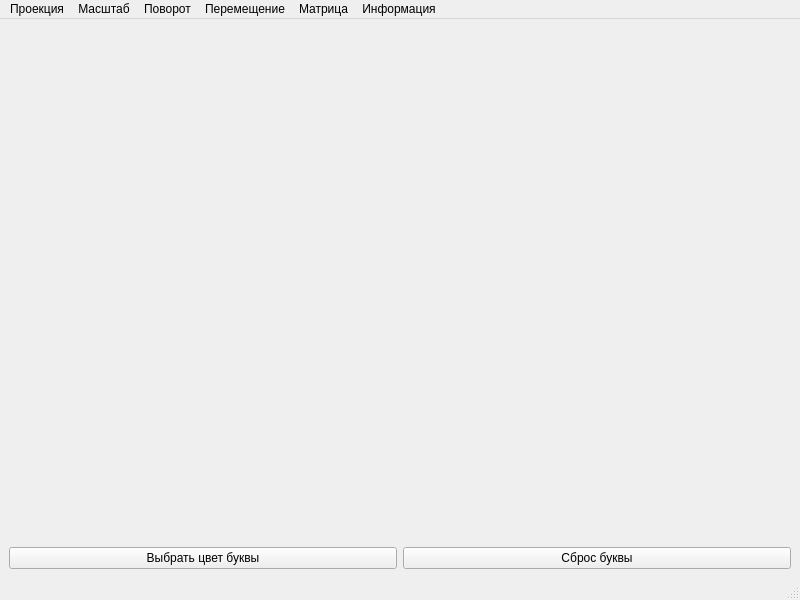
<?xml version="1.0" encoding="UTF-8"?>
<ui version="4.0">
 <class>MainWindow</class>
 <widget class="QMainWindow" name="MainWindow">
  <property name="geometry">
   <rect>
    <x>0</x>
    <y>0</y>
    <width>800</width>
    <height>600</height>
   </rect>
  </property>
  <property name="windowTitle">
   <string>MainWindow</string>
  </property>
  <widget class="QWidget" name="centralwidget">
   <layout class="QHBoxLayout" name="horizontalLayout_2">
    <item>
     <layout class="QVBoxLayout" name="verticalLayout">
      <item>
       <widget class="letter" name="widget" native="true">
        <property name="sizePolicy">
         <sizepolicy hsizetype="Preferred" vsizetype="Expanding">
          <horstretch>0</horstretch>
          <verstretch>0</verstretch>
         </sizepolicy>
        </property>
       </widget>
      </item>
      <item>
       <layout class="QHBoxLayout" name="horizontalLayout">
        <item>
         <widget class="QPushButton" name="pushButton_10">
          <property name="text">
           <string>Выбрать цвет буквы</string>
          </property>
         </widget>
        </item>
        <item>
         <widget class="QPushButton" name="pushButton_9">
          <property name="text">
           <string>Сброс буквы</string>
          </property>
         </widget>
        </item>
       </layout>
      </item>
     </layout>
    </item>
   </layout>
  </widget>
  <widget class="QMenuBar" name="menubar">
   <property name="geometry">
    <rect>
     <x>0</x>
     <y>0</y>
     <width>800</width>
     <height>21</height>
    </rect>
   </property>
   <widget class="QMenu" name="menu">
    <property name="title">
     <string>Проекция</string>
    </property>
    <addaction name="action_Oxy"/>
    <addaction name="action_Oyz"/>
    <addaction name="action_Oxz"/>
    <addaction name="No_proection"/>
   </widget>
   <widget class="QMenu" name="menu_2">
    <property name="title">
     <string>Масштаб</string>
    </property>
    <addaction name="scaling"/>
   </widget>
   <widget class="QMenu" name="menu_3">
    <property name="title">
     <string>Поворот</string>
    </property>
    <addaction name="rotating"/>
   </widget>
   <widget class="QMenu" name="menu_4">
    <property name="title">
     <string>Перемещение</string>
    </property>
    <addaction name="transfering"/>
   </widget>
   <widget class="QMenu" name="menu_5">
    <property name="title">
     <string>Матрица</string>
    </property>
    <addaction name="Matrix"/>
   </widget>
   <widget class="QMenu" name="menu_6">
    <property name="title">
     <string>Информация</string>
    </property>
    <addaction name="Info"/>
   </widget>
   <addaction name="menu"/>
   <addaction name="menu_2"/>
   <addaction name="menu_3"/>
   <addaction name="menu_4"/>
   <addaction name="menu_5"/>
   <addaction name="menu_6"/>
  </widget>
  <widget class="QStatusBar" name="statusbar"/>
  <action name="action_Oxy">
   <property name="text">
    <string>На Oxy</string>
   </property>
  </action>
  <action name="action_Oyz">
   <property name="text">
    <string>На Oyz</string>
   </property>
  </action>
  <action name="action_Oxz">
   <property name="text">
    <string>На Oxz</string>
   </property>
  </action>
  <action name="action_x">
   <property name="text">
    <string>По оси x</string>
   </property>
  </action>
  <action name="action_y">
   <property name="text">
    <string>По оси y</string>
   </property>
  </action>
  <action name="action_z">
   <property name="text">
    <string>По оси z</string>
   </property>
  </action>
  <action name="scaling">
   <property name="text">
    <string>Масштаб</string>
   </property>
  </action>
  <action name="rotating">
   <property name="text">
    <string>Поворот</string>
   </property>
  </action>
  <action name="transfering">
   <property name="text">
    <string>Перемещение</string>
   </property>
  </action>
  <action name="No_proection">
   <property name="text">
    <string>Отключить проекцию</string>
   </property>
  </action>
  <action name="Matrix">
   <property name="text">
    <string>Матрица преобразования</string>
   </property>
  </action>
  <action name="Info">
   <property name="text">
    <string>Информация</string>
   </property>
  </action>
 </widget>
 <customwidgets>
  <customwidget>
   <class>letter</class>
   <extends>QWidget</extends>
   <header>letter.h</header>
   <container>1</container>
  </customwidget>
 </customwidgets>
 <resources/>
 <connections/>
</ui>
